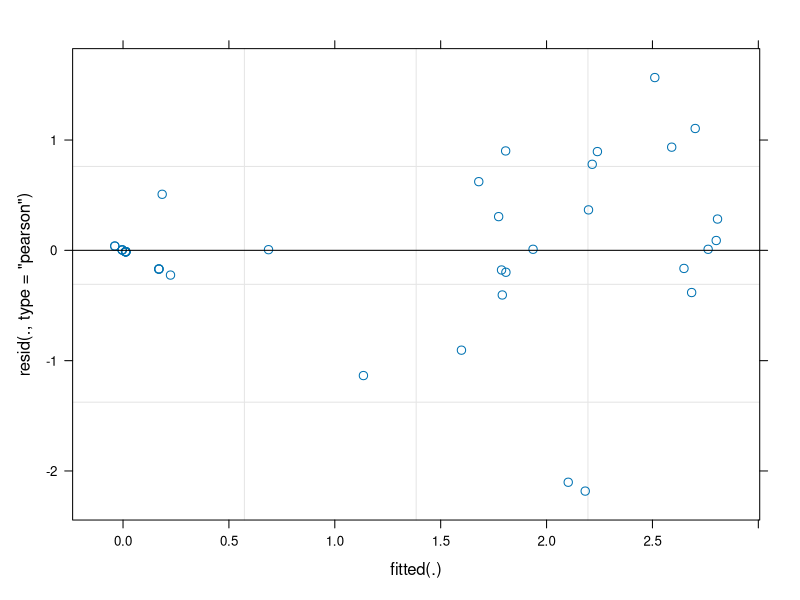
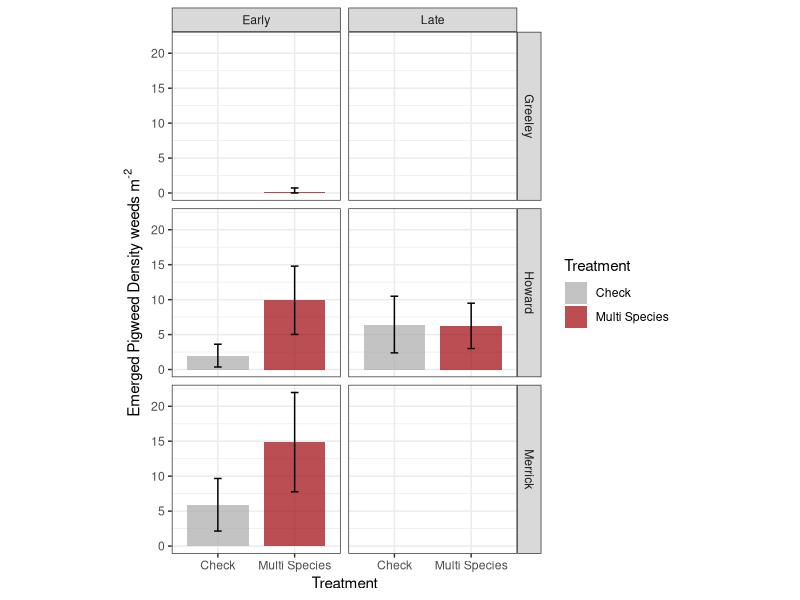
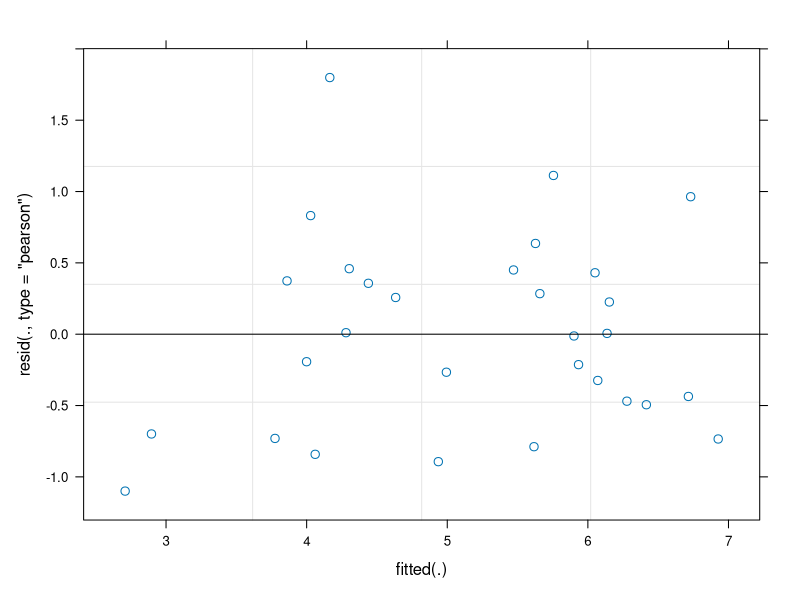
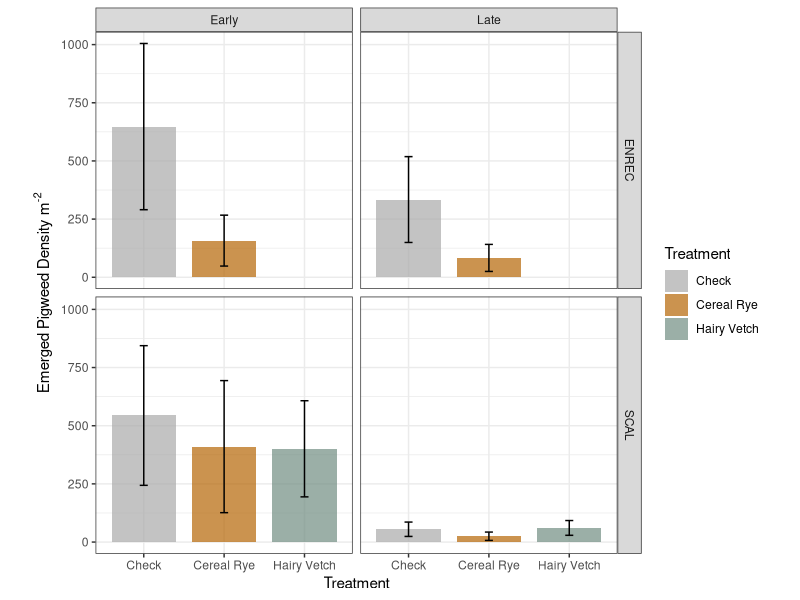
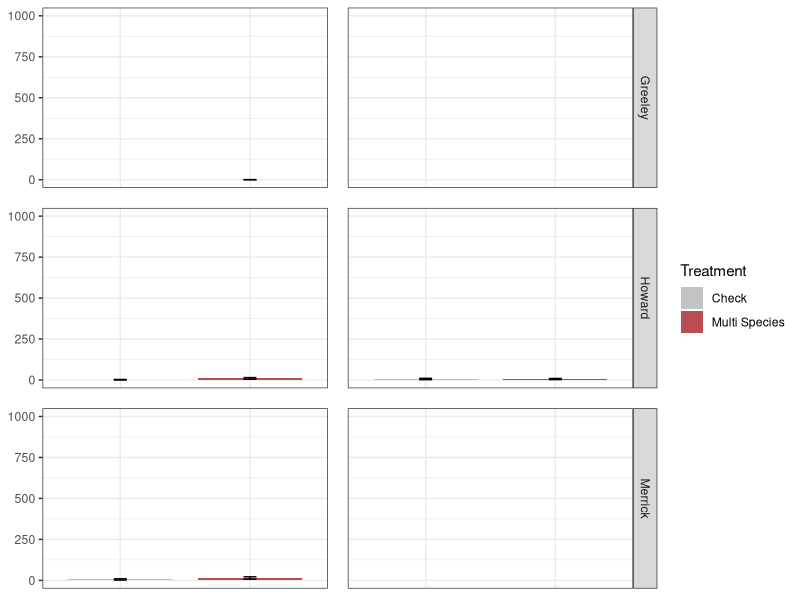
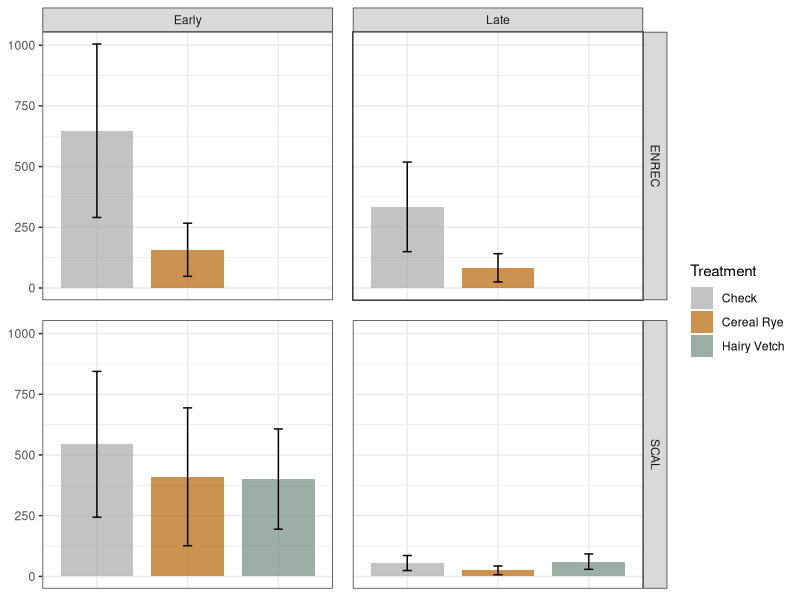
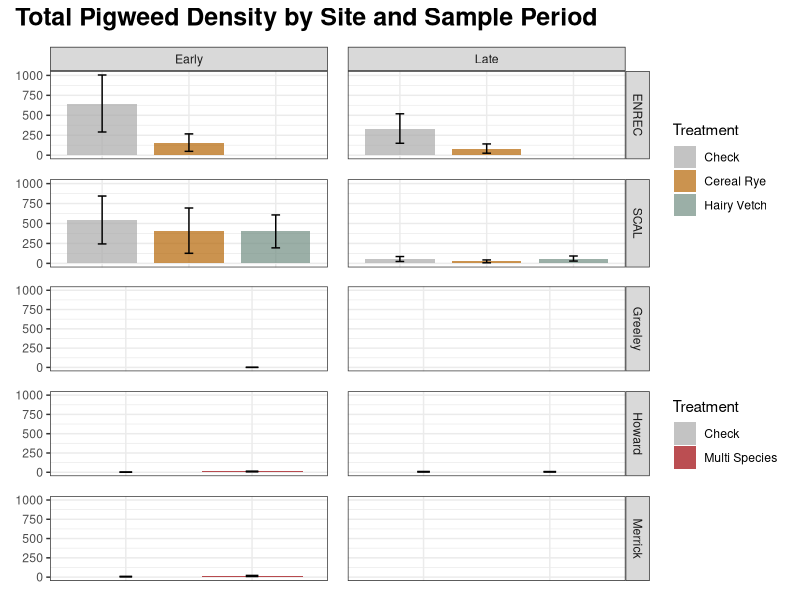
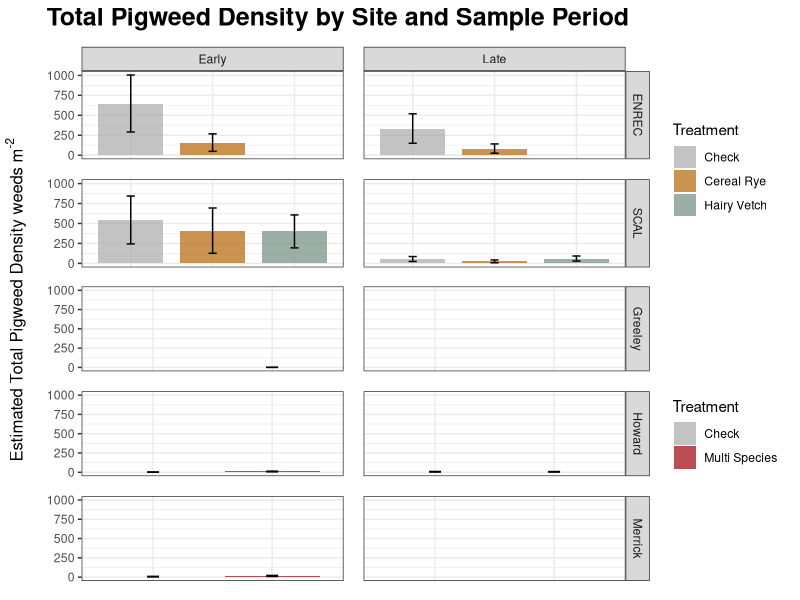

These figures' R source, in order:

# Pigweed DENSITY 

# LOAD LIBRARIES ---------------------------------------------------------------

library(readr)     # read in and output .csv files
library(tidyverse) # data cleaning, manipulation, joining, plotting, etc. (basically a powerhouse package!)
library(here)      # makes file paths for input and output cleaner
library(lme4)      # fits our models (LMM/GLMM)
library(lmerTest)  # helps provide ANOVA table from our LMM
library(emmeans)   # helps output our treatment means from our LMM
library(grid)
library(patchwork)
library(gridExtra)



# IMPORT COMBINED DATA ---------------------------------------------------------
combined.data2 <- read.csv(file = here("data","FINAL_DATA", "multi_combined.csv")) %>% 
  filter(Site != "Colfax") %>% #filter out Colfax County because no aboveground weeds found at any time, and the zeros mess up the model
  filter(Treatment != "VetchDNI")
summary(combined.data2)

#apply factor levels for graphs
combined.data2$Treatment <- factor(combined.data2$Treatment, levels = c("Check","Cereal Rye","Hairy Vetch","Multi Species"))


# ON FARM ----------------------------------------------------------------------

# FIT LINEAR MIXED MODEL
pigdensity.onfarm.lmer.log <- lmer(log(sumPigweed_Density+1) ~ Treatment*Site*Season + (1 + Treatment | Rep:Site),
                                    data = combined.data2 %>% filter(FieldType == "On Farm", Site != "Colfax"))

# LOOK AT LMM OUTPUT for log data
summary(pigdensity.onfarm.lmer.log)
anova(pigdensity.onfarm.lmer.log)
plot(pigdensity.onfarm.lmer.log) 

# GET TREATMENT MEANS OUT OF THE MODEL AND PLOT
pigdensity.onfarm.emmeans.log <- emmeans(pigdensity.onfarm.lmer.log, ~ Treatment | Site:Season, type = "response")

#remove sites with extremeley low mean (i.e. in actual dataset, there are zero pigweeds but model causes response to be very very small (we cannot have 0.0001th of a weed))
pig <- pigdensity.onfarm.emmeans.log %>% 
  as_tibble() %>% 
  drop_na() %>% 
  filter(response > 0.0001)
  


# PLOT ESTIMATED TREATMENT MEANS
pigdensity_onfarm_emmeansplot.log <- pig %>%
  as_tibble() %>%
  mutate(lower.SE = (response-SE)) %>% 
  mutate(lowSE = ifelse(lower.SE < 0, 0, lower.SE)) %>% 
  #filter(Site == "Greeley") %>% 
  ggplot(aes(x = Treatment, y = response, fill = Treatment)) +
  geom_bar(stat = "identity", width = 0.8, alpha = 0.7) +
  geom_errorbar(aes(ymin = lowSE, ymax = response+SE), width = 0.1) +
  facet_grid(Site~Season) +
  theme_bw() +
  theme(aspect.ratio = 1) +
  scale_y_continuous(expression(paste("Emerged Pigweed Density weeds m"^"-2"))) +
  scale_fill_manual(values = c("darkgray", "#9d0208"))
pigdensity_onfarm_emmeansplot.log

# COMPARE TREATMENTS WITHIN EACH SITE
pigdensity.onfarm.trtdiff.log <- pairs(pigdensity.onfarm.emmeans.log, reverse = F, type = "response")
pigdensity.onfarm.trtdiff.log %>% as_tibble()


# RESEARCH STATION -------------------------------------------------------------

pigdensity.rs.lmer.log <- lmer(log(sumPigweed_Density+1) ~ Treatment*Site*Season + (1 + Treatment | Rep:Site),
                                data = combined.data2 %>% filter(FieldType == "Research Station"))



# LOOK AT LMM OUTPUT
summary(pigdensity.rs.lmer.log)
car::Anova(pigdensity.rs.lmer.log, type = 2)
plot(pigdensity.rs.lmer.log)

# GET TREATMENT MEANS OUT OF THE MODEL AND PLOT
pigdensity.research.emmeans <- emmeans(pigdensity.rs.lmer.log, ~ Treatment | Site:Season, type = "response")
pigdensity.research.emmeans %>% as_tibble()

# PLOT ESTIMATED TREATMENT MEANS
pigdensity_research_emmeansplot <- pigdensity.research.emmeans %>% 
  as_tibble() %>%
  #filter(Site == "SCAL") %>% 
  ggplot(aes(x = Treatment, y = response, fill = Treatment)) +
  geom_bar(stat = "identity", width = 0.8, alpha = 0.7) +
  geom_errorbar(aes(ymin = response-SE, ymax = response+SE), width = 0.1) +
  facet_grid(Site~Season) +
  theme_bw() +
  theme(aspect.ratio = 1) +
  scale_y_continuous(expression(paste("Emerged Pigweed Density m"^"-2"))) +
  scale_fill_manual(values = c("darkgray", "#B46504", "#708D81"))
pigdensity_research_emmeansplot
# ggsave(pigdensity_research_emmeansplot, file = here("results", "pigdensity_research_emmeansplot.png"), width = 6, height = 6)

# COMPARE TREATMENTS WITHIN EACH SITE
pigdensity.research.trtdiff <- pairs(pigdensity.research.emmeans, reverse = F, type = "response")
pigdensity.research.trtdiff %>% as_tibble() %>% arrange(Site, Season)





# GGPLOTTING FIGURES --------------------------------------------------------------

#on farm sites
pigdensity_onfarm_emmeansplot.log <- pig %>%
  as_tibble() %>%
  mutate(lower.SE = (response-SE)) %>% 
  mutate(lowSE = ifelse(lower.SE < 0, 0, lower.SE)) %>% 
  ggplot(aes(x = Treatment, y = response, fill = Treatment)) +
  geom_bar(stat = "identity", width = 0.8, alpha = 0.7) +
  geom_errorbar(aes(ymin = lowSE, ymax = response+SE), width = 0.1) +
  facet_grid(Site~Season, drop = TRUE) +
  theme_bw() +
  #theme(aspect.ratio = 1) +
  theme(axis.title.y = element_blank())+
  theme(axis.title.x = element_blank())+
  theme(axis.text.x = element_blank())+
  theme(axis.ticks.x = element_blank())+
  theme(strip.text.x = element_blank())+
  theme(panel.spacing = unit(1, "lines"))+
  scale_y_continuous(limits = c(0,1000),expression(paste("Emerged Pigweed Density weeds m"^"-2"))) +
  scale_fill_manual(values = c("darkgray", "#9d0208"))
pigdensity_onfarm_emmeansplot.log

#research station sites
pigdensity_research_emmeansplot <- pigdensity.research.emmeans %>% 
  as_tibble() %>%
  #filter(Site == "SCAL") %>% 
  ggplot(aes(x = Treatment, y = response, fill = Treatment)) +
  geom_bar(stat = "identity", width = 0.8, alpha = 0.7) +
  geom_errorbar(aes(ymin = response-SE, ymax = response+SE), width = 0.1) +
  facet_grid(Site~Season) +
  theme_bw() +
  #theme(aspect.ratio = 1) +
  theme(axis.title.y = element_blank())+
  theme(axis.title.x = element_blank())+
  theme(axis.text.x = element_blank())+
  theme(axis.ticks.x = element_blank())+
  theme(panel.spacing = unit(1, "lines"))+
  scale_y_continuous(expression(paste("Emerged Pigweed Density m"^"-2"))) +
  scale_fill_manual(values = c("darkgray", "#B46504", "#708D81"))
pigdensity_research_emmeansplot


#combine on farm and research stations
pigdensity_research_emmeansplot+pigdensity_onfarm_emmeansplot.log+
  plot_layout(ncol = 1, heights = c(2,3))+
  plot_annotation(title = "Total Pigweed Density by Site and Sample Period", theme = theme(plot.title = element_text(size = 18, face = "bold")))-> dens
dens

density <- patchwork::patchworkGrob(dens)
gridExtra::grid.arrange(density, left = textGrob(expression(paste("Estimated Total Pigweed Density weeds m"^"-2")), rot = 90)) -> densplot


#save as desired (change to your own pathway)
#Save 3/11/22
# ggsave(densplot, file = "C:\\Users\\Owner\\OneDrive - University of Nebraska-Lincoln\\Graduate School\\Weed Seedbank Project\\WRITING\\Figures2\\Seedbank\\totalweeddensity.png", dpi = 600, width = 6, height = 6)
